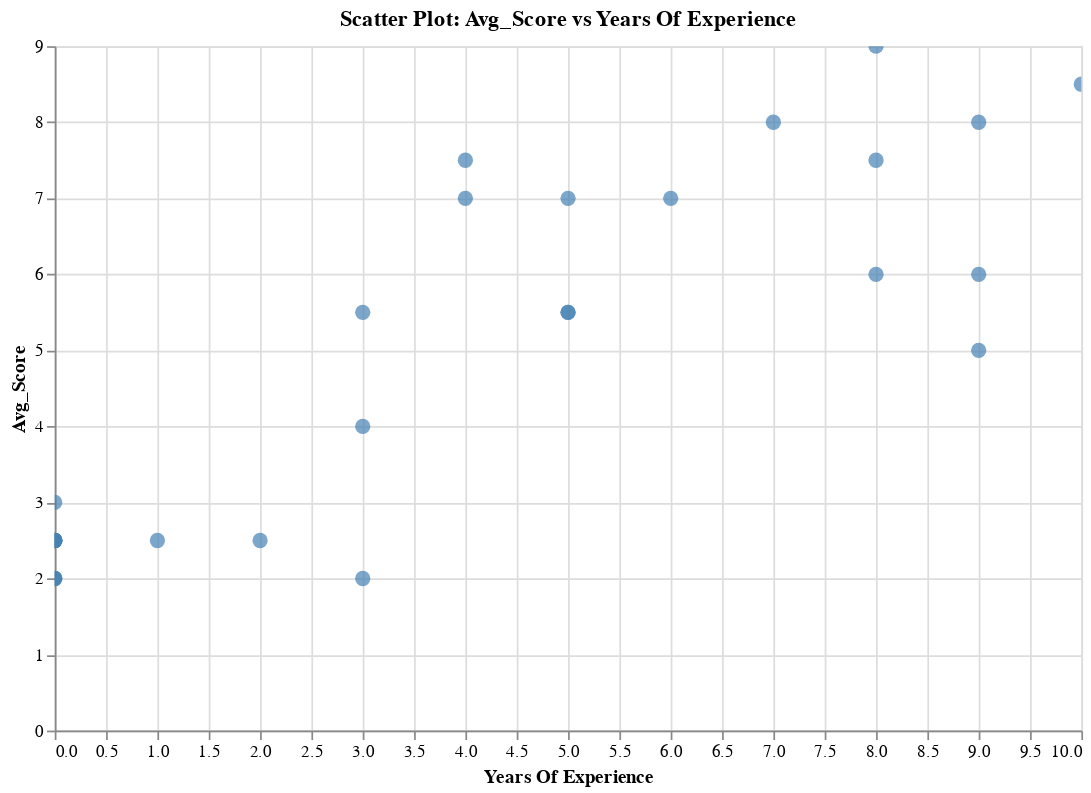
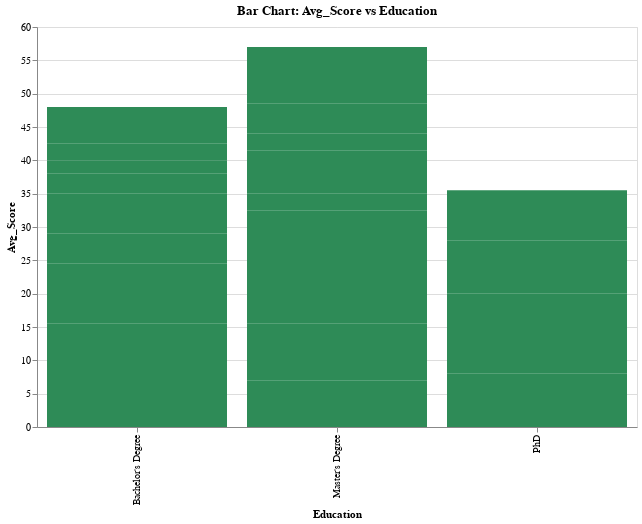
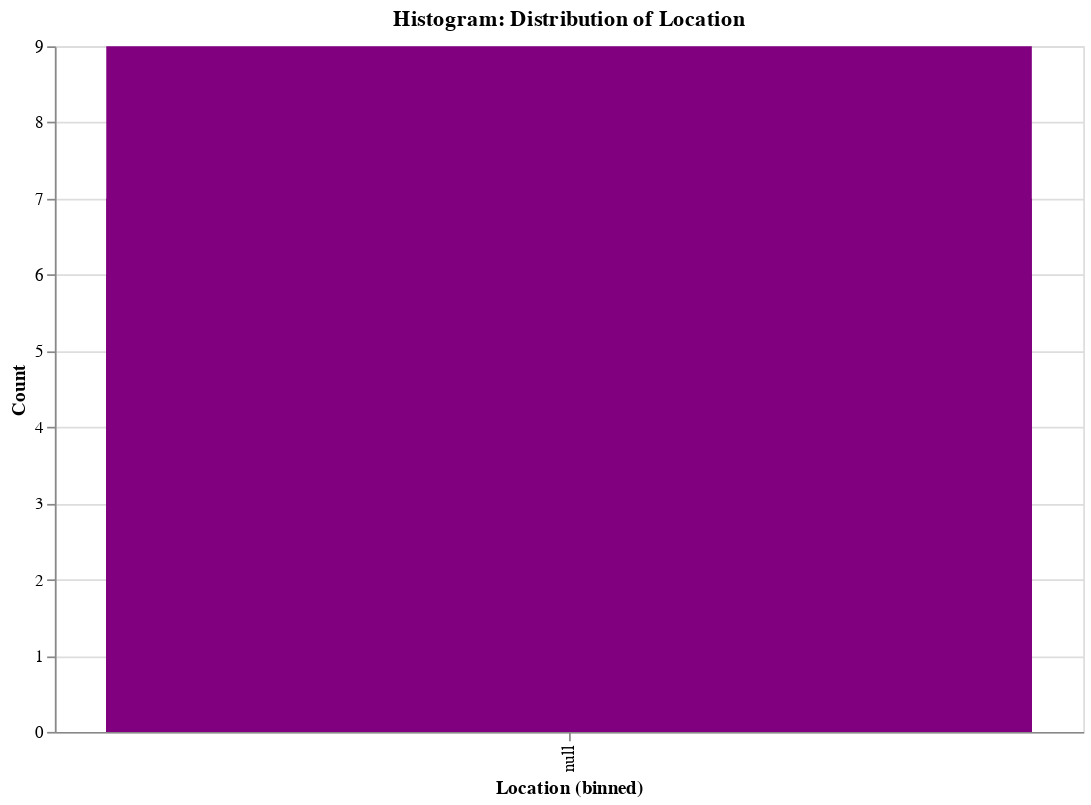

Write notebook code for charts like these, in order.
### Code cell
# Function to interpret Gemini's function call and generate the chart
def try_generate_plot_and_assess(response, label="Plot", ask_for_assessment=False, chat=None):
    try:
        if not response.candidates:
            print(f"{label}: No candidates returned by Gemini.")
            return

        parts = response.candidates[0].content.parts
        if not parts:
            print(f"{label}: No content parts returned by Gemini.")
            return

        plot_rendered = False
        for part in parts:
            if hasattr(part, "function_call") and part.function_call is not None:
                fn = part.function_call
                args = dict(fn.args) if fn.args else {}
                x = args.get("x")
                y = args.get("y", None)
                chart_type = args.get("chart_type", "scatter")

                # Validate column names
                if x not in df.columns:
                    print(f"{label}: Invalid x column: {x}")
                    continue
                if chart_type != "histogram" and (y is None or y not in df.columns):
                    print(f"{label}: Invalid or missing y column: {y}")
                    continue

                # Call charting function
                print(f"{label}: Generating {chart_type} chart of {y} vs {x}")
                generate_plot(x=x, y=y, chart_type=chart_type)
                plot_rendered = True

        # Ask for LLM-generated assessment of the chart if requested
        if ask_for_assessment and chat is not None:
            columns = [x] + ([y] if y else [])
            summary = df[columns].describe().to_string()
            sample = df[columns].sample(10).to_string(index=False)

            followup = chat.send_message(
                "Here is the summary and sample data from the chart you just created \n\n"
                f"Summary: {summary}\n\n"
                f"Sample Rows: \n{sample}\n\n"
                "Now give a recruiter-friendly assessment of the chart you just created."
                "Explain what insights it reveals, trends, outliers, and how it might inform hiring decisions."
                "Be detailed and be clear of why the chart shapes up the way it did."
            )

            display(Markdown(followup.text.strip()))

        if not plot_rendered:
            print(f"{label}: No chart generated.")

    except Exception as e:
        print(f"{label}: Failed with error: {e}")

# Create textual summary and sample rows to give LLM context
sample_rows = df.head(5).to_string(index=False)
summary = df.describe(include='all').to_string()


chat = model.start_chat()

# Send structured prompt and allow Gemini to generate a chart and analyze it
prompt = (
    "Here is some information about the data you are going to use:\n"
    f"Summary: {summary}\n\n"
    f"Sample Rows: {sample_rows}\n\n"
    f"Data Types: {df.dtypes}\n\n"
    "Use the `plot_tool` tool to create a chart that helps recruiters understand candidate data."
    "Do NOT describe the chart. Use the tool directly. Then give an assessment in a follow-up."
    f" Available columns: {list(df.columns)}."
)

response1 = chat.send_message(prompt, tools=[plot_tool])
try_generate_plot_and_assess(response1, label="Plot + Assessment 1", ask_for_assessment=True, chat=chat)

prompt2 = 'Make me a second unique chart, \n' + prompt
response2 = chat.send_message(prompt2, tools=[plot_tool])
try_generate_plot_and_assess(response2, label='Plot + Assessment 2', ask_for_assessment=True, chat=chat)

prompt3 = 'Make me a third unique chart, \n' + prompt
response3 = chat.send_message(prompt3, tools=[plot_tool])
try_generate_plot_and_assess(response3, label='Plot + Assessment 2', ask_for_assessment=True, chat=chat)
